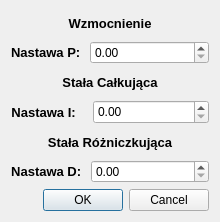
<?xml version="1.0" encoding="UTF-8"?>
<ui version="4.0">
 <class>OknoRegulator</class>
 <widget class="QDialog" name="OknoRegulator">
  <property name="geometry">
   <rect>
    <x>0</x>
    <y>0</y>
    <width>220</width>
    <height>222</height>
   </rect>
  </property>
  <property name="minimumSize">
   <size>
    <width>220</width>
    <height>222</height>
   </size>
  </property>
  <property name="maximumSize">
   <size>
    <width>500</width>
    <height>500</height>
   </size>
  </property>
  <property name="windowTitle">
   <string>Dialog</string>
  </property>
  <layout class="QVBoxLayout" name="verticalLayout_5">
   <item>
    <layout class="QVBoxLayout" name="verticalLayout_4">
     <item>
      <layout class="QVBoxLayout" name="verticalLayout_3">
       <item>
        <widget class="QLabel" name="label_12">
         <property name="font">
          <font>
           <pointsize>10</pointsize>
           <bold>true</bold>
          </font>
         </property>
         <property name="text">
          <string>Wzmocnienie</string>
         </property>
         <property name="alignment">
          <set>Qt::AlignmentFlag::AlignCenter</set>
         </property>
        </widget>
       </item>
       <item>
        <layout class="QHBoxLayout" name="horizontalLayout">
         <item>
          <widget class="QLabel" name="NastawaPopis">
           <property name="sizePolicy">
            <sizepolicy hsizetype="Fixed" vsizetype="Minimum">
             <horstretch>0</horstretch>
             <verstretch>0</verstretch>
            </sizepolicy>
           </property>
           <property name="font">
            <font>
             <pointsize>10</pointsize>
             <bold>true</bold>
            </font>
           </property>
           <property name="text">
            <string>Nastawa P: </string>
           </property>
          </widget>
         </item>
         <item>
          <widget class="QDoubleSpinBox" name="Wzmocnienie">
           <property name="sizePolicy">
            <sizepolicy hsizetype="Minimum" vsizetype="Minimum">
             <horstretch>0</horstretch>
             <verstretch>0</verstretch>
            </sizepolicy>
           </property>
           <property name="minimumSize">
            <size>
             <width>108</width>
             <height>0</height>
            </size>
           </property>
          </widget>
         </item>
        </layout>
       </item>
      </layout>
     </item>
     <item>
      <layout class="QVBoxLayout" name="verticalLayout_2">
       <item>
        <widget class="QLabel" name="label_13">
         <property name="font">
          <font>
           <pointsize>10</pointsize>
           <bold>true</bold>
          </font>
         </property>
         <property name="text">
          <string>Stała Całkująca</string>
         </property>
         <property name="alignment">
          <set>Qt::AlignmentFlag::AlignCenter</set>
         </property>
        </widget>
       </item>
       <item>
        <layout class="QHBoxLayout" name="horizontalLayout_2">
         <item>
          <widget class="QLabel" name="NastawaIopis">
           <property name="sizePolicy">
            <sizepolicy hsizetype="Fixed" vsizetype="Minimum">
             <horstretch>0</horstretch>
             <verstretch>0</verstretch>
            </sizepolicy>
           </property>
           <property name="minimumSize">
            <size>
             <width>72</width>
             <height>22</height>
            </size>
           </property>
           <property name="font">
            <font>
             <pointsize>10</pointsize>
             <bold>true</bold>
            </font>
           </property>
           <property name="text">
            <string>Nastawa I:   </string>
           </property>
           <property name="alignment">
            <set>Qt::AlignmentFlag::AlignCenter</set>
           </property>
          </widget>
         </item>
         <item>
          <widget class="QDoubleSpinBox" name="StalaI">
           <property name="sizePolicy">
            <sizepolicy hsizetype="Minimum" vsizetype="Minimum">
             <horstretch>0</horstretch>
             <verstretch>0</verstretch>
            </sizepolicy>
           </property>
           <property name="minimumSize">
            <size>
             <width>108</width>
             <height>0</height>
            </size>
           </property>
          </widget>
         </item>
        </layout>
       </item>
      </layout>
     </item>
     <item>
      <layout class="QVBoxLayout" name="verticalLayout">
       <item>
        <widget class="QLabel" name="label_14">
         <property name="font">
          <font>
           <pointsize>10</pointsize>
           <bold>true</bold>
          </font>
         </property>
         <property name="text">
          <string>Stała Różniczkująca</string>
         </property>
         <property name="alignment">
          <set>Qt::AlignmentFlag::AlignCenter</set>
         </property>
        </widget>
       </item>
       <item>
        <layout class="QHBoxLayout" name="horizontalLayout_3">
         <item>
          <widget class="QLabel" name="NastawaDopis">
           <property name="sizePolicy">
            <sizepolicy hsizetype="Fixed" vsizetype="Minimum">
             <horstretch>0</horstretch>
             <verstretch>0</verstretch>
            </sizepolicy>
           </property>
           <property name="minimumSize">
            <size>
             <width>72</width>
             <height>0</height>
            </size>
           </property>
           <property name="font">
            <font>
             <pointsize>10</pointsize>
             <bold>true</bold>
            </font>
           </property>
           <property name="text">
            <string>Nastawa D: </string>
           </property>
           <property name="alignment">
            <set>Qt::AlignmentFlag::AlignCenter</set>
           </property>
          </widget>
         </item>
         <item>
          <widget class="QDoubleSpinBox" name="StalaD">
           <property name="sizePolicy">
            <sizepolicy hsizetype="Minimum" vsizetype="Minimum">
             <horstretch>0</horstretch>
             <verstretch>0</verstretch>
            </sizepolicy>
           </property>
          </widget>
         </item>
        </layout>
       </item>
      </layout>
     </item>
     <item>
      <widget class="QDialogButtonBox" name="ZatwierdzenieUstawien">
       <property name="orientation">
        <enum>Qt::Orientation::Horizontal</enum>
       </property>
       <property name="standardButtons">
        <set>QDialogButtonBox::StandardButton::Cancel|QDialogButtonBox::StandardButton::Ok</set>
       </property>
      </widget>
     </item>
    </layout>
   </item>
  </layout>
 </widget>
 <resources/>
 <connections>
  <connection>
   <sender>ZatwierdzenieUstawien</sender>
   <signal>accepted()</signal>
   <receiver>OknoRegulator</receiver>
   <slot>accept()</slot>
   <hints>
    <hint type="sourcelabel">
     <x>248</x>
     <y>254</y>
    </hint>
    <hint type="destinationlabel">
     <x>157</x>
     <y>274</y>
    </hint>
   </hints>
  </connection>
  <connection>
   <sender>ZatwierdzenieUstawien</sender>
   <signal>rejected()</signal>
   <receiver>OknoRegulator</receiver>
   <slot>reject()</slot>
   <hints>
    <hint type="sourcelabel">
     <x>316</x>
     <y>260</y>
    </hint>
    <hint type="destinationlabel">
     <x>286</x>
     <y>274</y>
    </hint>
   </hints>
  </connection>
 </connections>
</ui>
